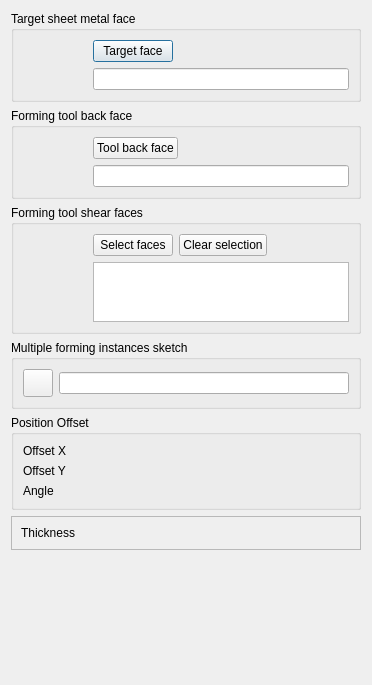
<?xml version="1.0" encoding="UTF-8"?>
<ui version="4.0">
 <class>SMStampTaskPanel</class>
 <widget class="QDialog" name="SMStampTaskPanel">
  <property name="geometry">
   <rect>
    <x>0</x>
    <y>0</y>
    <width>368</width>
    <height>685</height>
   </rect>
  </property>
  <property name="windowTitle">
   <string>Forming tool parameters</string>
  </property>
  <layout class="QVBoxLayout" name="verticalLayout">
   <item>
    <widget class="QGroupBox" name="groupBox">
     <property name="title">
      <string>Target sheet metal face</string>
     </property>
     <layout class="QHBoxLayout" name="horizontalLayout_2">
      <item>
       <widget class="QLabel" name="label_7">
        <property name="minimumSize">
         <size>
          <width>64</width>
          <height>48</height>
         </size>
        </property>
        <property name="text">
         <string/>
        </property>
        <property name="pixmap">
         <pixmap>Icons:FormSelFace.svg</pixmap>
        </property>
       </widget>
      </item>
      <item>
       <layout class="QVBoxLayout" name="verticalLayout_2">
        <item>
         <layout class="QHBoxLayout" name="horizontalLayout">
          <item>
           <widget class="QPushButton" name="pushSelFace">
            <property name="text">
             <string>Target face</string>
            </property>
           </widget>
          </item>
          <item>
           <spacer name="horizontalSpacer">
            <property name="orientation">
             <enum>Qt::Horizontal</enum>
            </property>
            <property name="sizeHint" stdset="0">
             <size>
              <width>40</width>
              <height>20</height>
             </size>
            </property>
           </spacer>
          </item>
         </layout>
        </item>
        <item>
         <widget class="QLineEdit" name="txtSelectedFace">
          <property name="readOnly">
           <bool>true</bool>
          </property>
         </widget>
        </item>
       </layout>
      </item>
     </layout>
    </widget>
   </item>
   <item>
    <widget class="QGroupBox" name="groupBox_2">
     <property name="title">
      <string>Forming tool back face</string>
     </property>
     <layout class="QHBoxLayout" name="horizontalLayout_3">
      <item>
       <widget class="QLabel" name="label_9">
        <property name="minimumSize">
         <size>
          <width>64</width>
          <height>48</height>
         </size>
        </property>
        <property name="text">
         <string/>
        </property>
        <property name="pixmap">
         <pixmap>Icons:FormSelBack.svg</pixmap>
        </property>
       </widget>
      </item>
      <item>
       <layout class="QVBoxLayout" name="verticalLayout_4">
        <item>
         <layout class="QHBoxLayout" name="horizontalLayout_5">
          <item>
           <widget class="QPushButton" name="pushSelTool">
            <property name="text">
             <string>Tool back face</string>
            </property>
           </widget>
          </item>
          <item>
           <spacer name="horizontalSpacer_2">
            <property name="orientation">
             <enum>Qt::Horizontal</enum>
            </property>
            <property name="sizeHint" stdset="0">
             <size>
              <width>40</width>
              <height>20</height>
             </size>
            </property>
           </spacer>
          </item>
         </layout>
        </item>
        <item>
         <widget class="QLineEdit" name="txtSelectedTool">
          <property name="readOnly">
           <bool>true</bool>
          </property>
         </widget>
        </item>
       </layout>
      </item>
     </layout>
    </widget>
   </item>
   <item>
    <widget class="QGroupBox" name="groupBox_3">
     <property name="title">
      <string>Forming tool shear faces</string>
     </property>
     <layout class="QHBoxLayout" name="horizontalLayout_4">
      <item>
       <widget class="QLabel" name="label_10">
        <property name="minimumSize">
         <size>
          <width>64</width>
          <height>48</height>
         </size>
        </property>
        <property name="text">
         <string/>
        </property>
        <property name="pixmap">
         <pixmap>Icons:FormSelShear.svg</pixmap>
        </property>
       </widget>
      </item>
      <item>
       <layout class="QVBoxLayout" name="verticalLayout_7">
        <item>
         <layout class="QHBoxLayout" name="horizontalLayout_6">
          <item>
           <widget class="QPushButton" name="AddRemove">
            <property name="text">
             <string>Select faces</string>
            </property>
           </widget>
          </item>
          <item>
           <widget class="QPushButton" name="pushClearSel">
            <property name="text">
             <string>Clear selection</string>
            </property>
           </widget>
          </item>
          <item>
           <spacer name="horizontalSpacer_3">
            <property name="orientation">
             <enum>Qt::Horizontal</enum>
            </property>
            <property name="sizeHint" stdset="0">
             <size>
              <width>40</width>
              <height>20</height>
             </size>
            </property>
           </spacer>
          </item>
         </layout>
        </item>
        <item>
         <widget class="QTreeWidget" name="tree">
          <property name="sizePolicy">
           <sizepolicy hsizetype="Minimum" vsizetype="Minimum">
            <horstretch>0</horstretch>
            <verstretch>0</verstretch>
           </sizepolicy>
          </property>
          <property name="maximumSize">
           <size>
            <width>16777215</width>
            <height>60</height>
           </size>
          </property>
          <property name="headerHidden">
           <bool>true</bool>
          </property>
          <column>
           <property name="text">
            <string>Name</string>
           </property>
          </column>
          <column>
           <property name="text">
            <string>SubElement</string>
           </property>
          </column>
         </widget>
        </item>
       </layout>
      </item>
     </layout>
    </widget>
   </item>
   <item>
    <widget class="QGroupBox" name="groupBox_4">
     <property name="title">
      <string>Multiple forming instances sketch</string>
     </property>
     <layout class="QHBoxLayout" name="horizontalLayout_7">
      <item>
       <widget class="QPushButton" name="pushSelSketch">
        <property name="minimumSize">
         <size>
          <width>30</width>
          <height>28</height>
         </size>
        </property>
        <property name="maximumSize">
         <size>
          <width>28</width>
          <height>28</height>
         </size>
        </property>
        <property name="styleSheet">
         <string notr="true">margin: 0px;
padding: 0px;
min-width: 28px;</string>
        </property>
        <property name="text">
         <string/>
        </property>
        <property name="icon">
         <iconset>
          <normaloff>Icons:FaceSelection_On.svg</normaloff>
          <normalon>Icons:FaceSelection_Off.svg</normalon>Icons:FaceSelection_On.svg</iconset>
        </property>
        <property name="iconSize">
         <size>
          <width>24</width>
          <height>24</height>
         </size>
        </property>
        <property name="checkable">
         <bool>true</bool>
        </property>
       </widget>
      </item>
      <item>
       <widget class="QLineEdit" name="txtSketch">
        <property name="readOnly">
         <bool>true</bool>
        </property>
       </widget>
      </item>
     </layout>
    </widget>
   </item>
   <item>
    <widget class="QGroupBox" name="horizontalGroupBox">
     <property name="title">
      <string>Position Offset</string>
     </property>
     <layout class="QGridLayout" name="gridLayout_2">
      <item row="1" column="1">
       <widget class="Gui::QuantitySpinBox" name="unitOffsetY" native="true"/>
      </item>
      <item row="1" column="0">
       <widget class="QLabel" name="label_5">
        <property name="text">
         <string>Offset Y</string>
        </property>
       </widget>
      </item>
      <item row="0" column="0">
       <widget class="QLabel" name="label_2">
        <property name="text">
         <string>Offset X</string>
        </property>
       </widget>
      </item>
      <item row="0" column="1">
       <widget class="Gui::QuantitySpinBox" name="unitOffsetX" native="true"/>
      </item>
      <item row="2" column="0">
       <widget class="QLabel" name="label_4">
        <property name="text">
         <string>Angle</string>
        </property>
       </widget>
      </item>
      <item row="2" column="1">
       <widget class="Gui::QuantitySpinBox" name="unitAngle" native="true"/>
      </item>
     </layout>
    </widget>
   </item>
   <item>
    <widget class="QFrame" name="frame">
     <property name="frameShape">
      <enum>QFrame::StyledPanel</enum>
     </property>
     <property name="frameShadow">
      <enum>QFrame::Raised</enum>
     </property>
     <layout class="QGridLayout" name="gridLayout">
      <item row="0" column="1">
       <widget class="QLabel" name="label">
        <property name="text">
         <string>Thickness</string>
        </property>
       </widget>
      </item>
      <item row="0" column="3">
       <widget class="Gui::QuantitySpinBox" name="unitThickness" native="true"/>
      </item>
     </layout>
    </widget>
   </item>
   <item>
    <spacer name="verticalSpacer">
     <property name="orientation">
      <enum>Qt::Vertical</enum>
     </property>
     <property name="sizeHint" stdset="0">
      <size>
       <width>20</width>
       <height>40</height>
      </size>
     </property>
    </spacer>
   </item>
  </layout>
 </widget>
 <customwidgets>
  <customwidget>
   <class>Gui::QuantitySpinBox</class>
   <extends>QWidget</extends>
   <header>Gui/QuantitySpinBox.h</header>
  </customwidget>
 </customwidgets>
 <resources/>
 <connections/>
</ui>
